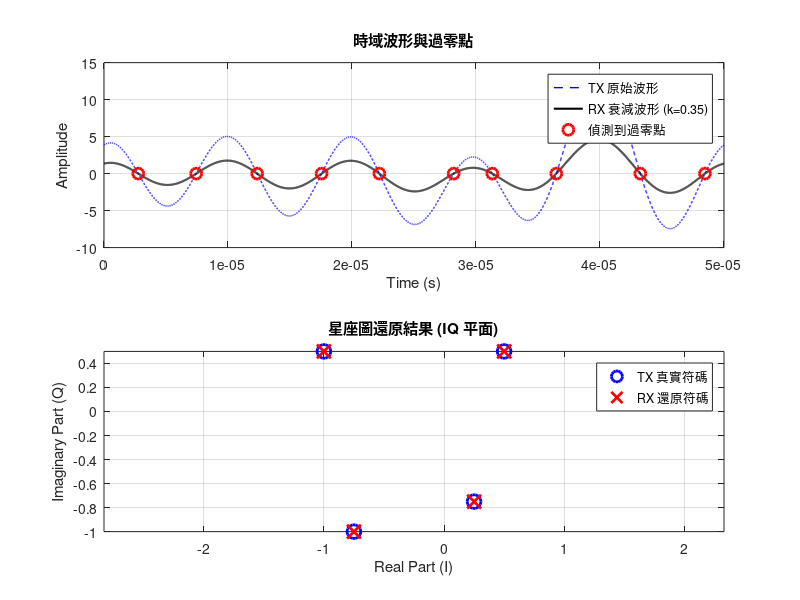

Write the MATLAB code that produced this figure.
%% ZCD_Vieta_End_to_End_Simulation.m
clear; clc; close all;

disp('======================================================');
disp('   ZCD 零點遷移與韋達還原 端到端模擬 ');
disp('======================================================');

% ========================================================
% 1. 系統參數設定
% ========================================================
f0 = 20e3;              % 基頻 (20kHz)
M = 4;                  % 資料子載波數量 (M=4)
fs = 1000 * f0 * (M+1); 
T = 1/f0;               % 1 個 OFDM 符號的時間
t = 0 : 1/fs : T - 1/fs; 

% ========================================================
% 2. TX: 發射端 (零點遷移 Zero Relocation)
% ========================================================
% 原始複數符碼 (Data Symbols)
ak_truth = [0.5+0.5i; -1+0.5i; -0.75-1i; 0.25-0.75i];

% 計算零點遷移強載波，確保所有根落在單位圓上
% 最高次項必須大於等於所有係數總和的一半
aM_carrier = (sum(abs(ak_truth)) / 2) + 1; 

fprintf('\n[TX 端] 準備發射的訊號:\n');
for k=1:M
    fprintf('a%d : %6.4f %+.4fi\n', k, real(ak_truth(k)), imag(ak_truth(k)));
end
fprintf('強載波 aM : %.4f\n', aM_carrier);

% 生成實數時域波形 (具備共軛倒數特性)
s_tx = zeros(size(t));
for k = 1:M
    % 取實部等同於加入了 a_k 與 a_k* 的共軛對稱
    s_tx = s_tx + 2 * real(ak_truth(k) * exp(1j * 2*pi * k * f0 * t));
end
% 加入最高頻的強載波 (M+1)
s_tx = s_tx + 2 * real(aM_carrier * exp(1j * 2*pi * (M+1) * f0 * t));


true_k = 0.35; % 假設空氣讓訊號振幅萎縮成原本的 35%
rx_signal = true_k * s_tx; 

% ========================================================
% 4. RX: 接收端 (尋找過零點 ZCD)
% ========================================================
% 尋找正負交替的索引值 (模擬過零點檢測器)
idx = find(rx_signal(1:end-1) .* rx_signal(2:end) < 0);

% 線性內插，精準找出穿過 0 伏特的瞬間時間 tk
y1 = rx_signal(idx); 
y2 = rx_signal(idx+1);
t1 = t(idx); 
dt = 1/fs;
tk_measured = t1 + (0 - y1) ./ (y2 - y1) * dt;

expected_roots = 2 * (M + 1);
fprintf('\n[RX 端] ZCD 偵測: 找到 %d 個過零點 (理論應為 %d 個)\n', length(tk_measured), expected_roots);

% ========================================================
% 5. 韋達定理還原 (Vieta Reconstruction)
% ========================================================
% (A) 將時間映射為複數平面單位圓上的根 (Roots)
rk_measured = exp(1j * 2*pi * f0 * tk_measured);

% (B) 韋達定理展開成多項式 (MATLAB poly函數底層即為韋達定理)
p_recon = poly(rk_measured).';

% (C) 比例校正 (Scaling)
% 這裡展現了抗衰減魔法！接收端只要除以展開後的首項，並乘回已知的 TX 強載波
scale = aM_carrier / p_recon(1); 
p_scaled = p_recon * scale;

% (D) 提取出共軛係數並還原
% 取出中間偏右的部分，這對應到共軛倒數的訊號特徵
mid = (length(p_scaled) + 1) / 2;
conj_part = p_scaled(mid+1 : mid+M);
ak_recovered = conj(conj_part).'; % 轉置並取共軛

fprintf('\n[解調結果] 透過韋達定理還原的符碼 :\n');
for k=1:M
    fprintf('a%d : %6.4f %+.4fi (誤差: %.4e)\n', ...
        k, real(ak_recovered(k)), imag(ak_recovered(k)), abs(ak_truth(k)-ak_recovered(k)));
end

% ========================================================
% 6. 視覺化繪圖
% ========================================================
figure('Name', 'ZCD & Vieta Demodulation', 'Color', 'w');

subplot(2,1,1);
plot(t, s_tx, 'b--', 'LineWidth', 1, 'DisplayName', 'TX 原始波形'); hold on;
plot(t, rx_signal, 'k-', 'LineWidth', 1.5, 'DisplayName', 'RX 衰減波形 (k=0.35)');
plot(tk_measured, zeros(size(tk_measured)), 'ro', 'MarkerSize', 8, 'LineWidth', 2, 'DisplayName', '偵測到過零點');
title('時域波形與過零點');
xlabel('Time (s)'); ylabel('Amplitude');
legend('Location', 'best'); grid on;

subplot(2,1,2);
plot(real(ak_truth), imag(ak_truth), 'bo', 'MarkerSize', 10, 'LineWidth', 2, 'DisplayName', 'TX 真實符碼'); hold on;
plot(real(ak_recovered), imag(ak_recovered), 'rx', 'MarkerSize', 10, 'LineWidth', 2, 'DisplayName', 'RX 還原符碼');
title('星座圖還原結果 (IQ 平面)');
xlabel('Real Part (I)'); ylabel('Imaginary Part (Q)');
legend('Location', 'best'); grid on; axis equal;
